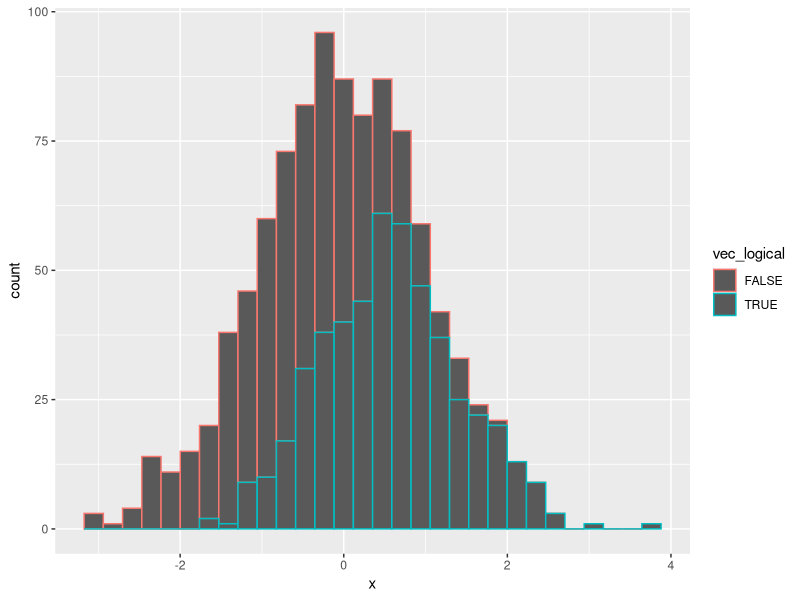
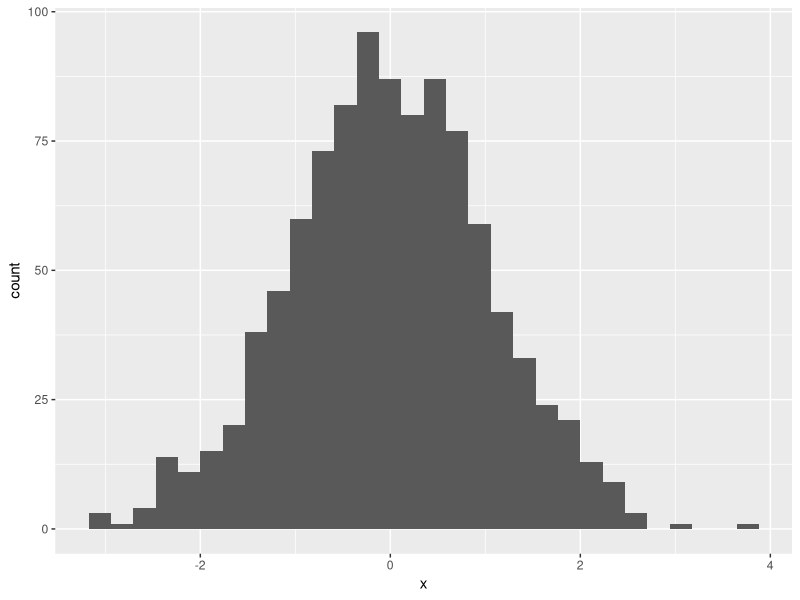
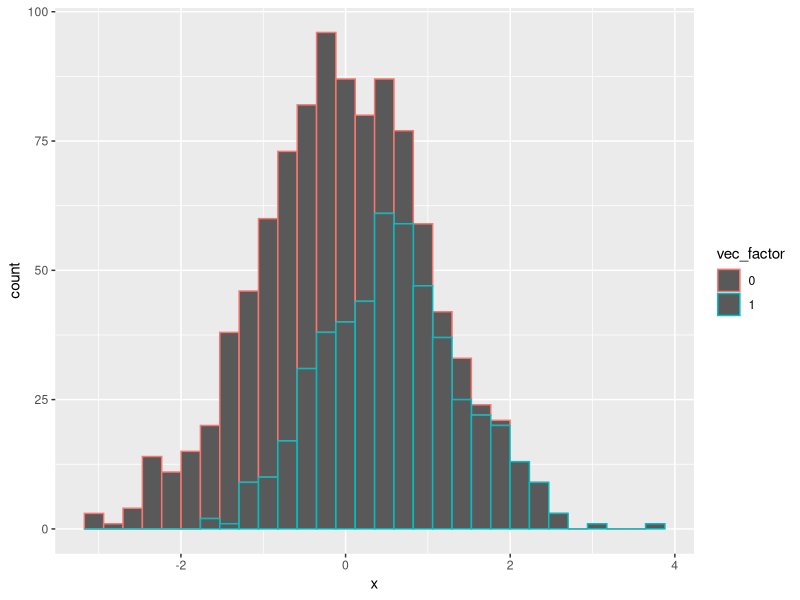

The R source for these figures, in order:
## ---- chunk 1
knitr::opts_chunk$set(echo = TRUE)
library(tidyverse)
## ---- chunk 2

set.seed(1)

df_p1 <- tibble(
  vec_numeric = runif(10, 0, 5), 
  vec_logical = vec_numeric > 2, 
  vec_char = c("a", "b", "c", "d", "e", "f", "g", "h", "j", "k"), 
  vec_factor = factor(c("male", "female", "male", "female", "female", "male", "male", "female", "female", "male"))
)

## ---- chunk 3

mean(df_p1$vec_numeric)
mean(df_p1$vec_logical)
mean(df_p1$vec_char)
mean(df_p1$vec_factor)

## ---- chunk 4

set.seed(1)

df_p2 <- tibble(
  x = rnorm(1000), 
  y = rnorm(1000), 
  vec_logical = x + y > 0, 
  vec_numeric = as.numeric(vec_logical), 
  vec_factor = factor(vec_numeric)
)

## ---- chunk 5

color_logical <- ggplot(df_p2, aes(x = x, color = vec_logical)) +
  geom_histogram()

print(color_logical)

## ---- chunk 6

color_numeric <- ggplot(df_p2, aes(x = x, color = vec_numeric)) +
  geom_histogram()

print(color_numeric)

## ---- chunk 7

color_factor <- ggplot(df_p2, aes(x = x, color = vec_factor)) + 
  geom_histogram()
  
print(color_factor)

